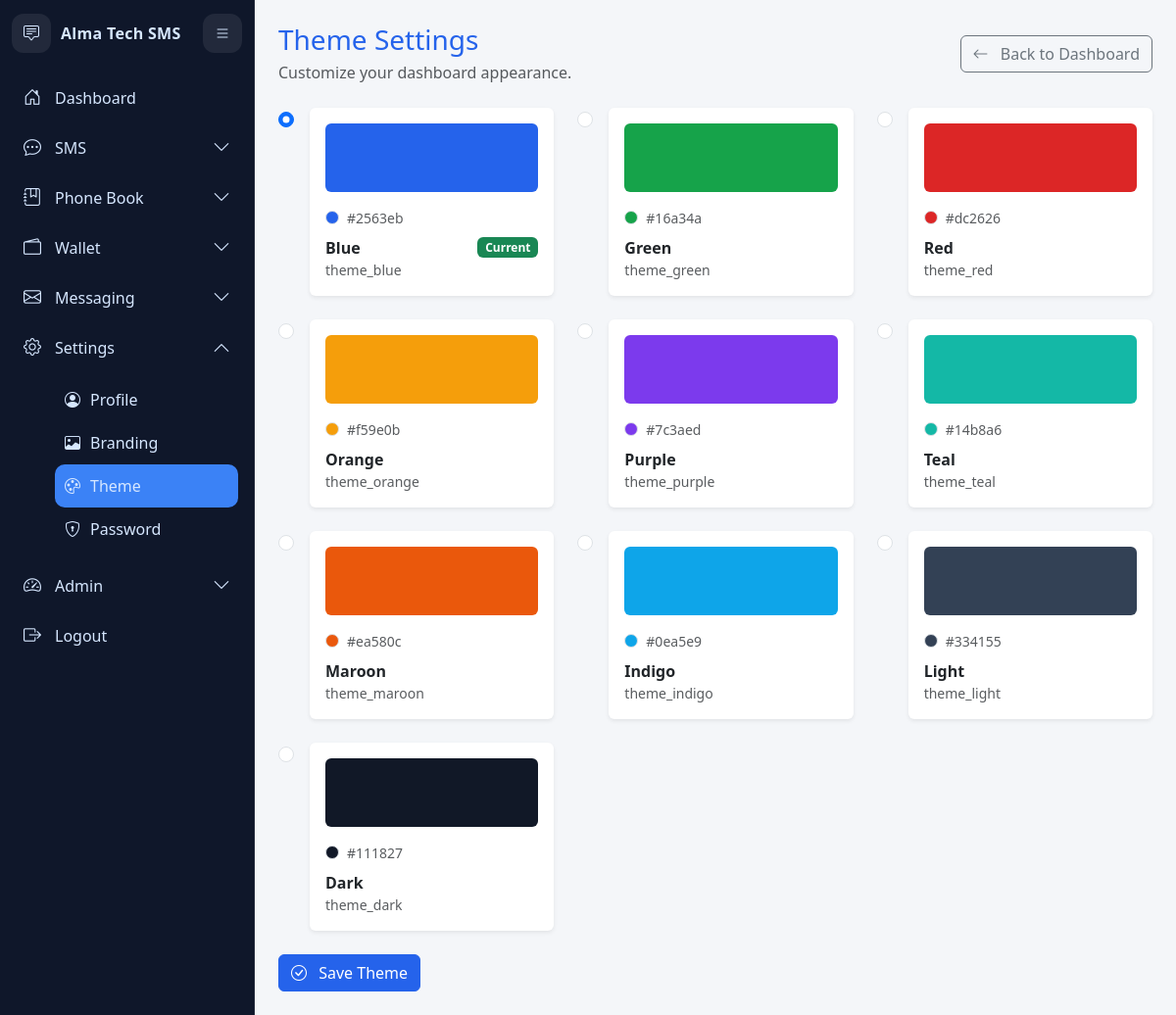
Screenshot of /modules/settings/theme.php (signed in) with the database file from the repository.
### tables this page shows
CREATE TABLE `themes` (
  `id` bigint(20) UNSIGNED NOT NULL,
  `theme_key` varchar(50) NOT NULL,
  `label` varchar(80) NOT NULL,
  `css_file` varchar(255) NOT NULL,
  `primary_color` varchar(20) DEFAULT NULL,
  `is_active` tinyint(1) NOT NULL DEFAULT 1,
  `sort_order` int(11) NOT NULL DEFAULT 0
);

### modules/settings/theme.php (the view, shortened to what this page needs)
<?php
$db = $GLOBALS['db'] ?? null;
$result = $db->query("
  SELECT theme_key, label, css_file, primary_color
  FROM themes
  WHERE is_active=1
  ORDER BY sort_order ASC
");
$themes = $result ? $result->fetch_all(MYSQLI_ASSOC) : [];
$currentTheme = $_SESSION['user']['theme'] ?? DEFAULT_THEME;
?>
<!doctype html>
<html lang="en">
<head>
<link href="https://cdn.jsdelivr.net/npm/bootstrap@5.3.3/dist/css/bootstrap.min.css" rel="stylesheet">
<link href="https://cdn.jsdelivr.net/npm/bootstrap-icons@1.11.3/font/bootstrap-icons.min.css" rel="stylesheet">
<link rel="stylesheet" href="<?= BASE_URL ?>assets/css/app.css">
<?php
$themePath = 'assets/css/themes/' . $currentTheme . '.css';
?>
<link rel="stylesheet" href="<?= BASE_URL . $themePath ?>">
</head>
<body>
<?php include BASE_PATH . 'templates/sidebar.php'; ?>
<div class="app-shell">
<div class="container-fluid p-4">
    <div class="d-flex justify-content-between align-items-center mb-4">
        <div>
            <h1 class="h3 mb-1">Theme Settings</h1>
            <p class="text-muted mb-0">Customize your dashboard appearance.</p>
        </div>
        <a href="<?= BASE_URL ?>dashboard.php" class="btn btn-outline-secondary">
            <i class="bi bi-arrow-left me-2"></i> Back to Dashboard
        </a>
    </div>
    <form method="post">
        <div class="row g-4">
            <?php foreach ($themes as $i => $theme):
                $key = $theme['theme_key'];
                $label = $theme['label'];
                $active = ($key === $currentTheme);
                $previewColor = trim((string)($theme['primary_color'] ?? ''));
            ?>
            <div class="col-12 col-md-6 col-lg-4">
                <label class="w-100">
                    <div class="d-flex align-items-start gap-3">
                        <input type="radio" name="theme" value="<?= htmlspecialchars($key) ?>"
                               <?= $active ? 'checked' : '' ?> class="form-check-input mt-1">
                        <div class="flex-grow-1">
                            <div class="card shadow-sm border-0 p-3 <?= $active ? 'border border-primary' : '' ?>" data-theme-card>
                                <div class="mb-3 rounded"
                                     style="height:70px; background: <?= htmlspecialchars($previewColor) ?>;">
                                </div>
                                <div class="d-flex gap-2 align-items-center">
                                    <span class="rounded-circle border"
                                          style="width:14px;height:14px;background:<?= htmlspecialchars($previewColor) ?>;"></span>
                                    <small class="text-muted"><?= htmlspecialchars($previewColor) ?></small>
                                </div>
                                <div class="d-flex justify-content-between align-items-center mt-2">
                                    <strong><?= htmlspecialchars($label) ?></strong>
                                    <?php if ($active): ?>
                                        <span class="badge bg-success">Current</span>
                                    <?php endif; ?>
                                </div>
                                <small class="text-muted"><?= htmlspecialchars($key) ?></small>
                            </div>
                        </div>
                    </div>
                </label>
            </div>
            <?php endforeach; ?>
        </div>
        <div class="mt-4">
            <button class="btn btn-primary">
                <i class="bi bi-check-circle me-2"></i> Save Theme
            </button>
        </div>
    </form>
</div>
</div>
</body>
</html>

### templates/sidebar.php (shortened to what this page needs)
<?php
$BASE = defined('BASE_URL') ? BASE_URL : '/';
$current = $_SERVER['REQUEST_URI'] ?? '';
$pathOnly = parse_url($current, PHP_URL_PATH) ?: $current;
function is_active(string $href, string $pathOnly): bool {
  return $href !== '#' && str_contains($pathOnly, $href);
}
$nav = [
  [
    'key' => 'sms',
    'icon' => 'bi bi-chat-dots',
    'label' => 'SMS',
    'items' => [
      ['label' => 'Compose SMS',   'href' => 'modules/sms/compose.php',    'icon' => 'bi bi-pencil-square'],
      ['label' => 'Customized',    'href' => 'modules/sms/customized.php', 'icon' => 'bi bi-person-lines-fill'],
      ['label' => 'Sent',          'href' => 'modules/sms/sent.php',        'icon' => 'bi bi-send-check'],
      ['label' => 'Queue',         'href' => 'modules/sms/queue.php',       'icon' => 'bi bi-hourglass-split'],
    ],
  ],
  [
    'key' => 'phonebook',
    'icon' => 'bi bi-journal-bookmark',
    'label' => 'Phone Book',
    'items' => [
      ['label' => 'Groups',   'href' => 'modules/phonebook/groups.php',   'icon' => 'bi bi-collection'],
      ['label' => 'Contacts', 'href' => 'modules/phonebook/contacts.php', 'icon' => 'bi bi-people'],
    ],
  ],
  [
    'key' => 'wallet',
    'icon' => 'bi bi-wallet2',
    'label' => 'Wallet',
    'items' => [
      ['label' => 'Buy',           'href' => 'modules/wallet/buy.php',          'icon' => 'bi bi-cart-plus'],
      ['label' => 'Transactions',  'href' => 'modules/wallet/transactions.php', 'icon' => 'bi bi-receipt'],
      ['label' => 'Me 2 U',        'href' => 'modules/wallet/transfer.php',     'icon' => 'bi bi-arrow-left-right'],
      ['label' => 'Vouchers',      'href' => 'modules/wallet/vouchers.php',     'icon' => 'bi bi-ticket-perforated'],
    ],
  ],
  [
    'key' => 'messaging',
    'icon' => 'bi bi-envelope',
    'label' => 'Messaging',
    'items' => [
      ['label' => 'Inbox',   'href' => 'modules/messaging/inbox.php',   'icon' => 'bi bi-inbox'],
      ['label' => 'Compose', 'href' => 'modules/messaging/compose.php', 'icon' => 'bi bi-envelope-plus'],
    ],
  ],
  [
    'key' => 'settings',
    'icon' => 'bi bi-gear',
    'label' => 'Settings',
    'items' => [
      ['label' => 'Profile',  'href' => 'modules/settings/profile.php',  'icon' => 'bi bi-person-circle'],
      ['label' => 'Branding', 'href' => 'modules/settings/branding.php', 'icon' => 'bi bi-image'],
      ['label' => 'Theme',    'href' => 'modules/settings/theme.php',    'icon' => 'bi bi-palette'],
      ['label' => 'Password', 'href' => 'modules/settings/password.php', 'icon' => 'bi bi-shield-lock'],
    ],
  ],
];
$isAdmin = (int)($_SESSION['user']['role_id'] ?? 0) === 1;
if ($isAdmin) {
  $nav[] = [
    'key' => 'admin',
    'icon' => 'bi bi-speedometer2',
    'label' => 'Admin',
    'items' => [
      ['label' => 'Users',        'href' => 'modules/admin/users/index.php',       'icon' => 'bi bi-people-fill'],
      ['label' => 'Payments',     'href' => 'modules/admin/payments/index.php',    'icon' => 'bi bi-cash-coin'],
      ['label' => 'SMS Logs',     'href' => 'modules/admin/sms_logs/index.php',    'icon' => 'bi bi-list-check'],
      ['label' => 'Maintenance',  'href' => 'modules/admin/maintenance/index.php', 'icon' => 'bi bi-tools'],
      ['label' => 'Broadcast',    'href' => 'modules/admin/broadcast/index.php',   'icon' => 'bi bi-megaphone'],
    ],
  ];
}
?>
<aside id="sidebar" class="sidebar">
  <div class="sidebar-top">
    <a class="brand" href="<?= htmlspecialchars($BASE) ?>dashboard.php">
      <span class="brand-icon">
        <?php if (!empty($_SESSION['user']['business_logo'])): ?>
          <img src="<?= htmlspecialchars($BASE . $_SESSION['user']['business_logo']) ?>" alt="Logo">
        <?php else: ?>
          <i class="bi bi-chat-square-text"></i>
        <?php endif; ?>
      </span>
      <span class="brand-text"><?= htmlspecialchars($_SESSION['user']['business_name'] ?: 'AlmaTech SMS') ?></span>
    </a>
    <button id="sidebarToggle" class="sidebar-toggle" type="button" aria-label="Toggle Sidebar">
      <i class="bi bi-list"></i>
    </button>
  </div>
  <nav class="sidebar-nav" role="navigation">
    <a class="nav-link <?= is_active('/dashboard.php', $pathOnly) ? 'active' : '' ?>"
       href="<?= htmlspecialchars($BASE) ?>dashboard.php">
      <i class="bi bi-house-door"></i>
      <span class="nav-text">Dashboard</span>
    </a>
    <?php foreach ($nav as $group): ?>
      <?php
        $groupOpen = false;
        foreach ($group['items'] as $it) {
          if (is_active('/' . $it['href'], $pathOnly) || is_active($it['href'], $pathOnly)) { $groupOpen = true; break; }
        }
      ?>
      <div class="nav-group <?= $groupOpen ? 'open' : '' ?>" data-group="<?= htmlspecialchars($group['key']) ?>">
        <button class="nav-group-btn" type="button">
          <i class="<?= htmlspecialchars($group['icon']) ?>"></i>
          <span class="nav-text"><?= htmlspecialchars($group['label']) ?></span>
          <i class="bi bi-chevron-down chevron"></i>
        </button>
        <div class="nav-submenu">
          <?php foreach ($group['items'] as $it): ?>
            <?php $active = is_active('/' . $it['href'], $pathOnly) || is_active($it['href'], $pathOnly); ?>
            <a class="nav-sublink <?= $active ? 'active' : '' ?>"
               href="<?= htmlspecialchars($BASE . $it['href']) ?>">
              <i class="<?= htmlspecialchars($it['icon']) ?>"></i>
              <span><?= htmlspecialchars($it['label']) ?></span>
            </a>
          <?php endforeach; ?>
        </div>
      </div>
    <?php endforeach; ?>
    <a class="nav-link" href="<?= htmlspecialchars($BASE) ?>logout.php">
      <i class="bi bi-box-arrow-right"></i>
      <span class="nav-text">Logout</span>
    </a>
  </nav>
</aside>

### assets/css/app.css (style rules this page uses)
:root { --primary: #2563eb; --primary-light: #3b82f6; --sidebar-bg: #0f172a; --sidebar-hover: rgba(255,255,255,.08); --card-bg: #ffffff; --body-bg: #f4f6f9; --text-color: #1f2937; }
body { background: var(--body-bg); color: var(--text-color); }
.btn-primary { background: var(--primary); border-color: var(--primary); }
.sidebar { position:fixed; left:0; top:0; bottom:0; width:260px; background: var(--sidebar-bg); color: var(--text-color); display:flex; flex-direction:column; border-right:1px solid rgba(255,255,255,.08); z-index:1300; transition:width .2s ease, transform .2s ease; }
.sidebar-top { display:flex; align-items:center; justify-content:space-between; padding:14px 12px; }
.brand { display:flex; align-items:center; gap:10px; text-decoration:none; color:inherit; }
.brand-icon { width:40px;height:40px;border-radius:12px; display:grid;place-items:center; background: var(--sidebar-hover); overflow:hidden; }
.brand-text { font-weight:800; letter-spacing:.3px; }
.sidebar-toggle { border:0; background: var(--sidebar-hover); color: var(--text-color); width:40px;height:40px;border-radius:12px; }
.sidebar-nav { padding:6px 10px 14px; overflow:auto; }
.nav-link, .nav-group-btn { width:100%; display:flex; align-items:center; gap:12px; padding:12px 12px; border-radius:12px; color: var(--text-color); text-decoration:none; background:transparent; border:0; cursor:pointer; }
.nav-link i, .nav-group-btn i { font-size:18px; min-width:22px; text-align:center; }
.nav-text { flex:1; text-align:left; }
.chevron { margin-left:auto; transition:transform .15s ease; }
.nav-submenu { display:none; padding:6px 6px 10px 46px; }
.nav-group.open .nav-submenu { display:block; }
.nav-group.open .chevron { transform:rotate(180deg); }
.nav-sublink { display:flex; align-items:center; gap:10px; padding:10px 10px; border-radius:10px; color: var(--text-color); text-decoration:none; }
.nav-sublink.active { background: var(--primary-light); color: var(--text-color); }
.app-shell { padding-left:260px; transition:padding-left .2s ease; }

### assets/css/themes/theme_blue.css (style rules this page uses)
:root { --primary: #2563eb; --primary-light: #3b82f6; --sidebar-bg: #0f172a; --sidebar-hover: rgba(255,255,255,.08); --card-bg: #ffffff; --body-bg: #f4f6f9; --text-color: #d6e7ff; }
body { background: var(--body-bg); color: var(--text-color); }
.sidebar { background: var(--sidebar-bg); }
.btn-primary { background: var(--primary); border-color: var(--primary); }
.h3 { color: #2563eb; }

### rows the page displays
themes: theme_key "☑ #2563eb Blue Current theme_blu", primary_color "#2563eb", label "Blue", theme_key "theme_blue"
themes: theme_key "☐ #16a34a Green theme_green", primary_color "#16a34a", label "Green", theme_key "theme_green"
themes: theme_key "☐ #dc2626 Red theme_red", primary_color "#dc2626", label "Red", theme_key "theme_red"
themes: theme_key "☐ #f59e0b Orange theme_orange", primary_color "#f59e0b", label "Orange", theme_key "theme_orange"
themes: theme_key "☐ #7c3aed Purple theme_purple", primary_color "#7c3aed", label "Purple", theme_key "theme_purple"
themes: theme_key "☐ #14b8a6 Teal theme_teal", primary_color "#14b8a6", label "Teal", theme_key "theme_teal"
themes: theme_key "☐ #ea580c Maroon theme_maroon", primary_color "#ea580c", label "Maroon", theme_key "theme_maroon"
themes: theme_key "☐ #0ea5e9 Indigo theme_indigo", primary_color "#0ea5e9", label "Indigo", theme_key "theme_indigo"
themes: theme_key "☐ #334155 Light theme_light", primary_color "#334155", label "Light", theme_key "theme_light"
themes: theme_key "☐ #111827 Dark theme_dark", primary_color "#111827", label "Dark", theme_key "theme_dark"

### other values shown
$_SESSION['user']['business_name'] ?: 'AlmaTech SMS' "Alma Tech SMS"
$group['label'] "SMS"
$group['label'] "Phone Book"
$group['label'] "Wallet"
$group['label'] "Messaging"
$group['label'] "Settings"
$it['label'] "Profile"
$it['label'] "Branding"
$it['label'] "Theme"
$it['label'] "Password"
$group['label'] "Admin"
